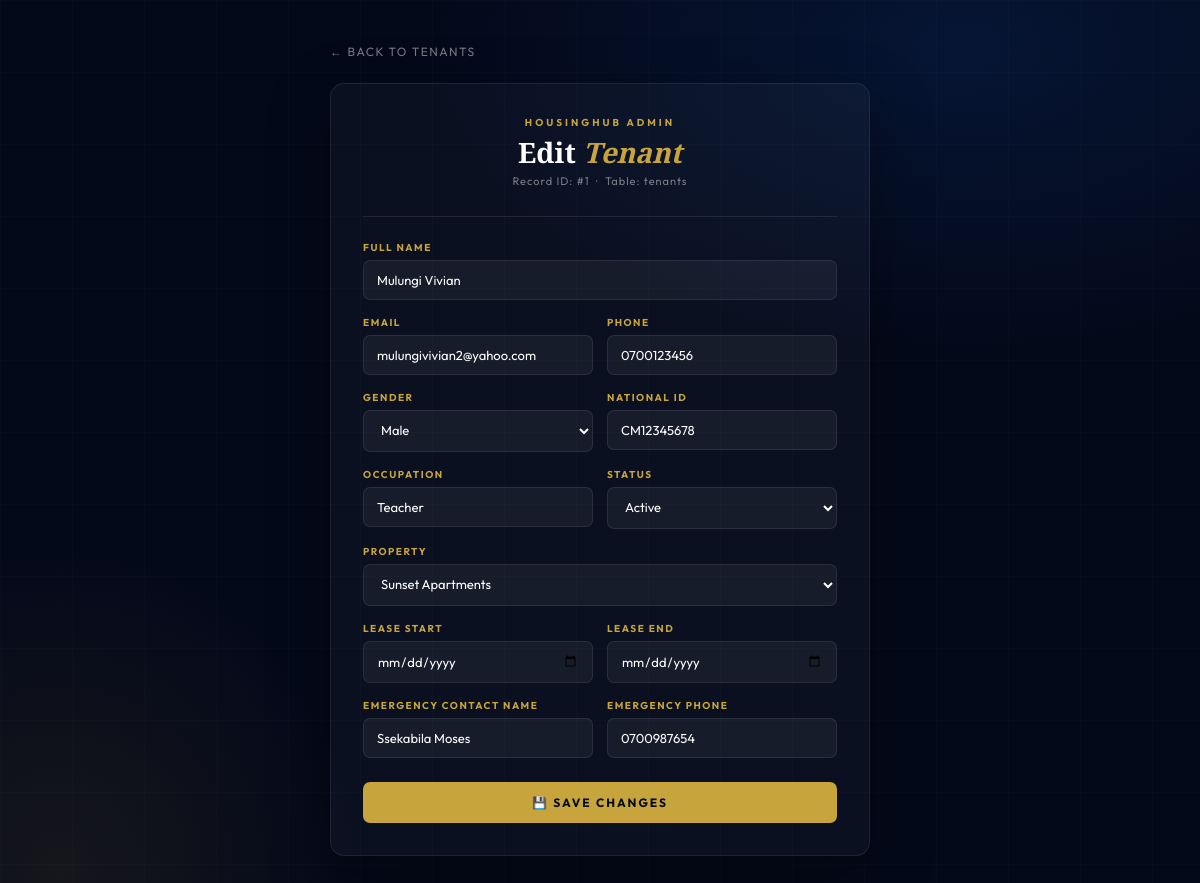
Before: /edit_records.php?type=tenant&id=1 (signed in) with the older database file.
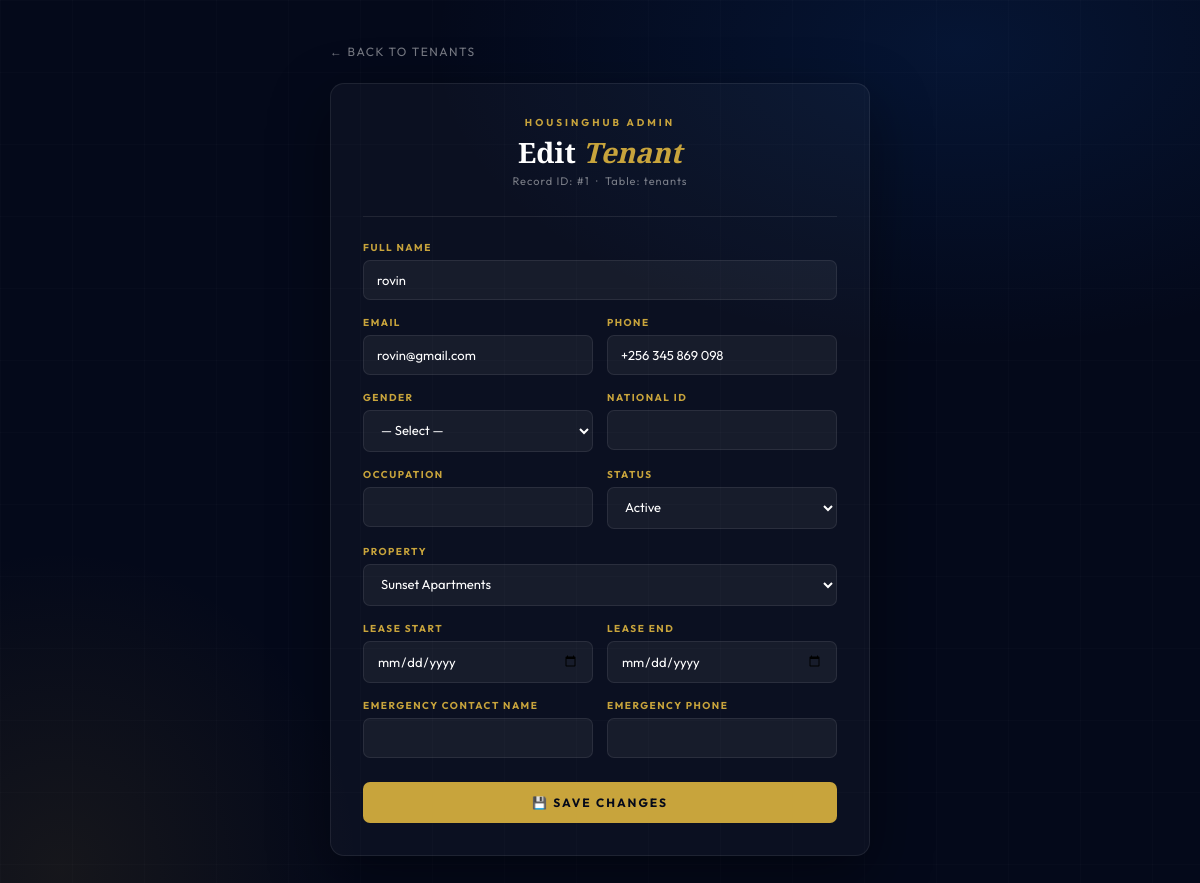
After: the same page with the newer database file.
### tables this page shows
CREATE TABLE IF NOT EXISTS `tenants` (
  `id` int NOT NULL AUTO_INCREMENT,
  `fullname` varchar(255) NOT NULL,
  `email` varchar(255) DEFAULT NULL,
  `phone` varchar(50) DEFAULT NULL,
  `property_id` int DEFAULT NULL,
  `lease_start` date DEFAULT NULL,
  `lease_end` date DEFAULT NULL,
  `created_at` timestamp NULL DEFAULT CURRENT_TIMESTAMP,
  `gender` enum('Male','Female','Other') DEFAULT NULL,
  `national_id` varchar(100) DEFAULT NULL,
  `occupation` varchar(100) DEFAULT NULL,
  `emergency_name` varchar(100) DEFAULT NULL,
  `emergency_phone` varchar(50) DEFAULT NULL,
  `user_id` int DEFAULT NULL,
  `status` varchar(50) DEFAULT 'Active',
  PRIMARY KEY (`id`)
);

CREATE TABLE IF NOT EXISTS `properties` (
  `id` int NOT NULL AUTO_INCREMENT,
  `owner_id` int DEFAULT NULL,
  `property_name` varchar(255) NOT NULL,
  `property_type` varchar(100) DEFAULT NULL,
  `address` text,
  `units` int DEFAULT '0',
  `rent_amount` decimal(10,2) DEFAULT '0.00',
  `created_at` timestamp NULL DEFAULT CURRENT_TIMESTAMP,
  `purpose` enum('Rent','Buy','Lease') DEFAULT 'Rent',
  `bedrooms` int DEFAULT NULL,
  `size_sqft` int DEFAULT NULL,
  `amenities` text,
  `latitude` decimal(10,7) DEFAULT NULL,
  `longitude` decimal(10,7) DEFAULT NULL,
  `broker_id` int DEFAULT NULL,
  `status` enum('available','occupied','archived') DEFAULT 'available',
  `description` text,
  `commission_rate` decimal(5,2) DEFAULT '0.00',
  `commission_percentage` decimal(5,2) DEFAULT '0.00' COMMENT 'Commission rate for broker in %',
  PRIMARY KEY (`id`)
);

### edit_records.php (the view, shortened to what the changed rows need)
<?php
include "db_connect.php";
$type = $_GET['type'] ?? $_POST['type'] ?? '';
$id   = (int)($_GET['id'] ?? $_POST['id'] ?? 0);
$table_map = [
    'property'      => 'properties',
    'staff'         => 'users',
    'task'          => 'tasks',
    'tenant'        => 'tenants',
    'complaint'     => 'complaints',
    'maintenance'   => 'maintenance_requests',
    'payment'       => 'payments',
    'inspection'    => 'inspections',
    'propertyowner' => 'users',
    'document'      => 'tenant_documents',
];
$table = $table_map[$type] ?? null;
$data = mysqli_fetch_assoc(mysqli_query($conn, "SELECT * FROM `$table` WHERE id=$id LIMIT 1"));
$properties_list = mysqli_query($conn, "SELECT id, property_name FROM properties ORDER BY property_name ASC");
?>
<!DOCTYPE html>
<html lang="en">
<head>
</head>
<body>
<div class="wrap">
  <div class="card">
    <form method="POST">
      <?php if($type === 'property'): ?>
        <div class="fl"><label>Property Name</label><input type="text" name="property_name" value="<?= htmlspecialchars($data['property_name']??'') ?>" required></div>
        <div class="grid2">
          <div class="fl"><label>Property Type</label><input type="text" name="property_type" value="<?= htmlspecialchars($data['property_type']??'') ?>"></div>
          <div class="fl"><label>Units</label><input type="number" name="units" value="<?= (int)($data['units']??0) ?>"></div>
        </div>
        <div class="fl"><label>Address</label><input type="text" name="address" value="<?= htmlspecialchars($data['address']??'') ?>"></div>
        <div class="grid2">
          <div class="fl"><label>Rent Amount (UGX)</label><input type="number" step="0.01" name="rent_amount" value="<?= $data['rent_amount']??0 ?>"></div>
          <div class="fl"><label>Status</label><select name="status"><option value="available" <?= ($data['status']??'')==='available'?'selected':'' ?>>Available</option><option value="occupied" <?= ($data['status']??'')==='occupied'?'selected':'' ?>>Occupied</option><option value="archived" <?= ($data['status']??'')==='archived'?'selected':'' ?>>Archived</option></select></div>
        </div>
        <div class="fl"><label>Description</label><textarea name="description"><?= htmlspecialchars($data['description']??'') ?></textarea></div>
      <?php elseif($type === 'tenant'): ?>
        <div class="fl"><label>Full Name</label><input type="text" name="fullname" value="<?= htmlspecialchars($data['fullname']??'') ?>" required></div>
        <div class="grid2">
          <div class="fl"><label>Email</label><input type="email" name="email" value="<?= htmlspecialchars($data['email']??'') ?>"></div>
          <div class="fl"><label>Phone</label><input type="tel" name="phone" value="<?= htmlspecialchars($data['phone']??'') ?>"></div>
        </div>
        <div class="grid2">
          <div class="fl"><label>Gender</label><select name="gender"><option value="">— Select —</option><option value="Male" <?= ($data['gender']??'')==='Male'?'selected':'' ?>>Male</option></select></div>
          <div class="fl"><label>National ID</label><input type="text" name="national_id" value="<?= htmlspecialchars($data['national_id']??'') ?>"></div>
        </div>
        <div class="grid2">
          <div class="fl"><label>Occupation</label><input type="text" name="occupation" value="<?= htmlspecialchars($data['occupation']??'') ?>"></div>
          <div class="fl"><label>Status</label><select name="status"><option value="Active" <?= ($data['status']??'')==='Active'?'selected':'' ?>>Active</option></select></div>
        </div>
        <div class="fl"><label>Property</label><select name="property_id"><option value="">— Not assigned —</option><?php while($p=mysqli_fetch_assoc($properties_list)): ?><option value="<?= $p['id'] ?>" <?= $p['id']==$data['property_id']?'selected':'' ?>><?= htmlspecialchars($p['property_name']) ?></option><?php endwhile; ?></select></div>
        <div class="grid2">
          <div class="fl"><label>Lease Start</label><input type="date" name="lease_start" value="<?= htmlspecialchars($data['lease_start']??'') ?>"></div>
          <div class="fl"><label>Lease End</label><input type="date" name="lease_end" value="<?= htmlspecialchars($data['lease_end']??'') ?>"></div>
        </div>
        <div class="grid2">
          <div class="fl"><label>Emergency Contact Name</label><input type="text" name="emergency_name" value="<?= htmlspecialchars($data['emergency_name']??'') ?>"></div>
          <div class="fl"><label>Emergency Phone</label><input type="tel" name="emergency_phone" value="<?= htmlspecialchars($data['emergency_phone']??'') ?>"></div>
        </div>
      <?php else: ?>
        <p style="color:#fca5a5;text-align:center">Unknown type: <?= htmlspecialchars($type) ?></p>
      <?php endif; ?>
    </form>
  </div>
</div>
</body>
</html>

Changed rows visible on the page:
changed tenants "Active": fullname "Mulungi Vivian" → "rovin"; email "mulungivivian2@yahoo.com" → "rovin@gmail.com"; phone "0700123456" → "+256 345 869 098"; gender "Male" → (not shown); national_id "CM12345678" → (not shown); occupation "Teacher" → (not shown); emergency_name "Ssekabila Moses" → (not shown); emergency_phone "0700987654" → (not shown)
Other visible differences:
form field gender: (not shown) → "— Select —"
